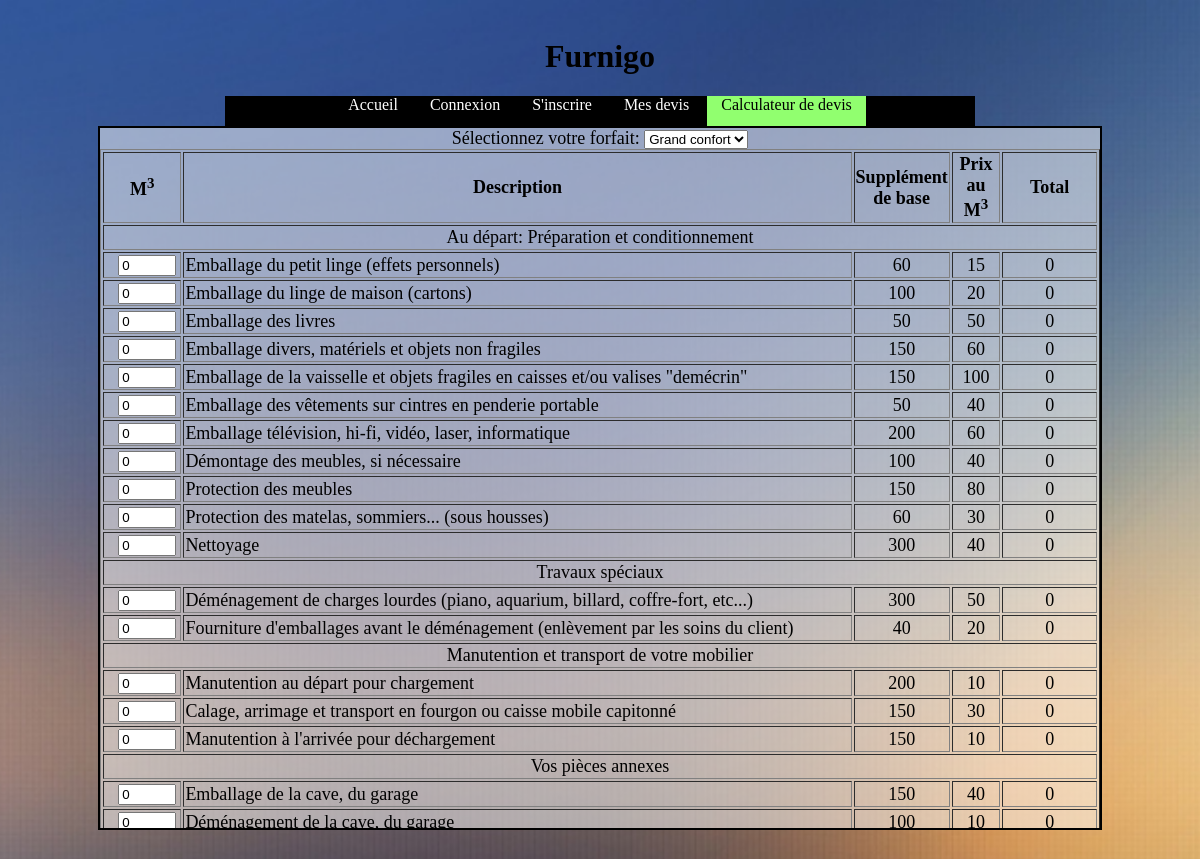
/Furnigo/calculateur.php, run on the app's committed database.
### tables this page shows
CREATE TABLE IF NOT EXISTS `t_options` (
  `idOption` int(11) NOT NULL AUTO_INCREMENT,
  `DescriptionDetaillee` text NOT NULL,
  `PrixSupplementDeBase` float NOT NULL,
  `PrixAuM3` float NOT NULL,
  PRIMARY KEY (`idOption`)
);

### Furnigo/command.php (called while the page is built, shortened)
<?php
function GetForfait(){
    $db = connectdb();
    $sql = $db->prepare("SELECT * FROM t_forfait");
    $sql->execute();
    return $sql->fetchAll(PDO::FETCH_ASSOC);
}
function GetOptions(){
    $db = connectdb();
    $sql = $db->prepare("SELECT * FROM t_options");
    $sql->execute();
    return $sql->fetchAll(PDO::FETCH_ASSOC);
}

### Furnigo/calculateur.php (the view, shortened to what this page needs)
<?php
require_once 'command.php';
$optionForfait = GetForfait();
$options = GetOptions();
?>
<!DOCTYPE html>
<html>
    <head>
        <link rel="stylesheet" type="text/css" href="css/style.css">
    </head>
    <body>
    <center>
        <div id="title"><h1>Furnigo</h1></div>
        <nav>
            <ul>
                <li><a href="index.php">Accueil</a></li>
                <li><a href="connexion.php">Connexion</a></li>
                <li><a href="inscription.php">S'inscrire</a></li>
                <li><a href="devis.php">Mes devis</a></li>
                <li><a href="calculateur.php" class="active">Calculateur de devis</a></li>
            </ul>
        </nav>
        <div id="content">
            <label for="selforfait">Sélectionnez votre forfait: </label>
            <select name="selforfait">
                <?php foreach ($optionForfait as $forfait) : ?>
                    <option value="<?= $forfait['idForfait'] ?>"> <?= $forfait['Forfait'] ?></option><br>
                <?php endforeach; ?>
            </select>
            <br>
            <form action="registerDevis.php" method="post">
            <table border="1" width="100%">
                <col style="width:8%">
                <col style="width: 72%">
                <col style="width: 5%">
                <col style="width: 5%">
                <col style="width: 10%">
                <tr>
                    <th>M<sup>3</sup></th>
                    <th>Description</th>
                    <th>Supplément de base</th>
                    <th>Prix au M<sup>3</sup></th>
                    <th>Total</th>
                </tr>
                <tr>
                    <td colspan="5" style="text-align: center">Au départ: Préparation et conditionnement</td>
                </tr>
                <?php
                $i = 0;
                foreach ($options as $opt) :
                    $i++;
                    ?>
                    <tr>
                        <td style="text-align: center"><input type="number" value="0" min="0" style="width: 50px" id="qt<?php echo $opt['idOption'] ?>" name="qtOption<?php echo $opt['idOption'] ?>" onchange="ShowResult(<?php echo $opt['idOption'] ?>)"></td>
                        <td><?= $opt['DescriptionDetaillee'] ?></td>
                        <td style="text-align: center" id="supplement<?php echo $opt['idOption'] ?>"><?= $opt['PrixSupplementDeBase'] ?></td>
                        <td style="text-align: center" id="pm3<?php echo $opt['idOption'] ?>"><?= $opt['PrixAuM3'] ?></td>
                        <td style="text-align: center" id="total<?php echo $opt['idOption'] ?>" value="">0</td>
                    </tr>
                    <?php
                    if ($i == 11) {
                        echo '<tr>
                    <td colspan="5" style="text-align: center">Travaux spéciaux</td>
                </tr>';
                    } elseif ($i == 13) {
                        echo '<tr>
                    <td colspan="5" style="text-align: center">Manutention et transport de votre mobilier</td>
                </tr>';
                    } elseif ($i == 16) {
                        echo '<tr>
                    <td colspan="5" style="text-align: center">Vos pièces annexes</td>
                </tr>';
                    } elseif ($i == 18) {
                        echo '<tr>
                    <td colspan="5" style="text-align: center">A l’arrivée : détail des prestations</td>
                </tr>';
                    } elseif ($i == 26) {
                        echo '<tr>
                    <td colspan="5" style="text-align: center">Travaux en dérogation des conditions générales de vente</td>
                </tr>';
                    }
                    ?>
                <?php endforeach; ?>
            </table>
        </form>
        </div>
    </center>
</body>
</html>

### Furnigo/css/style.css (style rules this page uses)
#title { margin-top: 1cm; text-align: center; list-style-type: none; }
nav { alignment-adjust: middle; background-color: black; height: 30px; width: 750px; }
ul { list-style-type: none; margin: 0; padding: 0; overflow: hidden; }
li { display: inline-block; vertical-align: middle; height: 30px; }
li a { color: white; text-align: center; padding: 14px; text-decoration: none; height: 30px; }
.active { background-color: #91FF6F; color: black; }
#content { width: 1000px; height: 700px; background: -moz-linear-gradient(top, rgba(255,255,255,0.5) 0%, rgba(255,255,255,0.5) 100%); background: -webkit-linear-gradient(top, rgba(255,255,255,0.5) 0%,rgba(255,255,255,0.5) 100%); background: linear-gradient(to bottom, rgba(255,255,255,0.5) 0%,rgba(255,255,255,0.5) 100%); filter: progid:DXImageTransform.Microsoft.gradient( startColorstr='#80ffffff', endColorstr='#80ffffff',GradientType=0 ); overflow: auto; border: 2px solid black; font-size: large; }
body { background: url("../img/background.jpg") no-repeat center center fixed; background-size: cover; }
input { margin-left: 10px; }
label { text-align: right; }

### data on the page
t_options: DescriptionDetaillee "Emballage du petit linge (effets personnels)", PrixSupplementDeBase "60", PrixAuM3 "15"
t_options: DescriptionDetaillee "Emballage du linge de maison (cartons)", PrixSupplementDeBase "100", PrixAuM3 "20"
t_options: DescriptionDetaillee "Emballage des livres", PrixSupplementDeBase "50", PrixAuM3 "50"
t_options: DescriptionDetaillee "Emballage divers, matériels et objets non fragiles", PrixSupplementDeBase "150", PrixAuM3 "60"
t_options: DescriptionDetaillee "Emballage de la vaisselle et objets fragiles en caisses et/ou valises \"demécrin\"", PrixSupplementDeBase "150", PrixAuM3 "100"
t_options: DescriptionDetaillee "Emballage des vêtements sur cintres en penderie portable", PrixSupplementDeBase "50", PrixAuM3 "40"
t_options: DescriptionDetaillee "Emballage télévision, hi-fi, vidéo, laser, informatique", PrixSupplementDeBase "200", PrixAuM3 "60"
t_options: DescriptionDetaillee "Démontage des meubles, si nécessaire", PrixSupplementDeBase "100", PrixAuM3 "40"
t_options: DescriptionDetaillee "Protection des meubles", PrixSupplementDeBase "150", PrixAuM3 "80"
t_options: DescriptionDetaillee "Protection des matelas, sommiers... (sous housses)", PrixSupplementDeBase "60", PrixAuM3 "30"
t_options: DescriptionDetaillee "Nettoyage", PrixSupplementDeBase "300", PrixAuM3 "40", shows "Travaux spéciaux"
t_options: DescriptionDetaillee "Déménagement de charges lourdes (piano, aquarium, billard, coffre-fort, etc...)", PrixSupplementDeBase "300", PrixAuM3 "50"
t_options: DescriptionDetaillee "Fourniture d'emballages avant le déménagement (enlèvement par les soins du client)", PrixSupplementDeBase "40", PrixAuM3 "20", shows "Manutention et transport de votre mobilier"
t_options: DescriptionDetaillee "Manutention au départ pour chargement", PrixSupplementDeBase "200", PrixAuM3 "10"
t_options: DescriptionDetaillee "Calage, arrimage et transport en fourgon ou caisse mobile capitonné", PrixSupplementDeBase "150", PrixAuM3 "30"
t_options: DescriptionDetaillee "Manutention à l'arrivée pour déchargement", PrixSupplementDeBase "150", PrixAuM3 "10", shows "Vos pièces annexes"
t_options: DescriptionDetaillee "Emballage de la cave, du garage", PrixSupplementDeBase "150", PrixAuM3 "40"
t_options: DescriptionDetaillee "Déménagement de la cave, du garage", PrixSupplementDeBase "100", PrixAuM3 "10"

### other printed values
form field selforfait "Grand confort"
